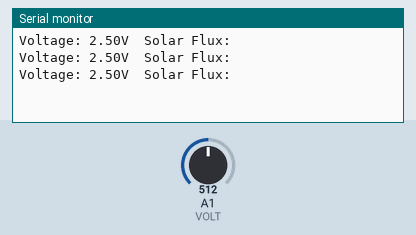
A sketch run on a simulated Arduino Uno, built with avr-gcc and run on an emulated ATmega328P. On the bench: the last lines printed to the serial monitor. Inputs (shaded band) come from the test bench; at power-on: A1 (VOLT) = 512.

Above: at 1.3 s.
1.4 s: A1 (VOLT) set to 716
At 2.0 s:
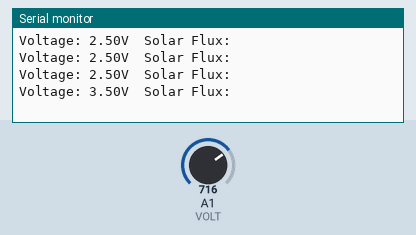
2.9 s: A1 (VOLT) set to 900
At 3.5 s:
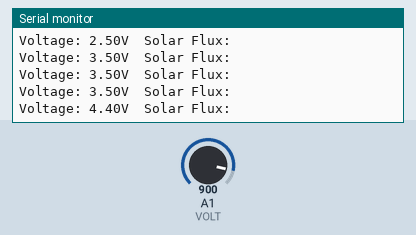
Timing chart, 0 to 5.9 s (numbered marks = the images above; inputs shaded):
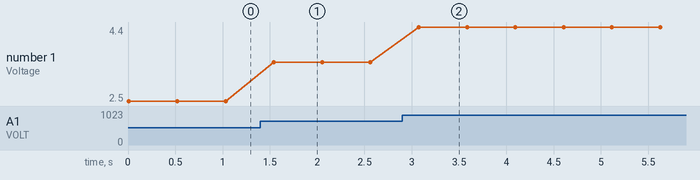

The sketch:

codesolar_panel.ino
```cpp
#define VOLT A1

float volt, volts;

void setup()
{
  Serial.begin(9600);
}

void loop()
{
  /*---------Voltage----------*/
  int temp1 = analogRead(VOLT);
  volts = (temp1 / 511.5)*2.5 ;
  delay(10);

  /*------Send to Serial------*/
  Serial.print("Voltage: ");
  Serial.print(volts);
  Serial.print("V\t");

  Serial.println("Solar Flux: ");


  delay(500);
}
```

Measured:
- after the input at 1.4 s, the serial monitor: prints a new line after 0.14 s (image 1)
- after the input at 2.9 s, the serial monitor: prints a new line after 0.17 s (image 2)
- plotted number 1: 2.5 → 3.5 after the input at 1.4 s, 3.5 → 4.4 after the input at 2.9 s
